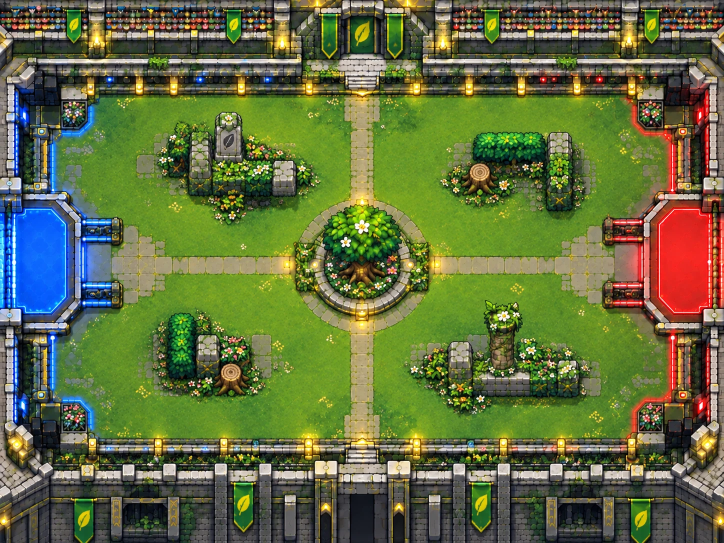
#> input picture tools/arenas/src/grass_orig.webp, 1448 x 1086 px (shown at 1/2 size)
$ python clear_center.py
#> lines starting #> are read from the running program, lines starting #| are printed output that depends on the picture; after the words box and inside, x2 and y2 are one past the last pixel; in counts of white or black regions, pixels touching at a corner belong together
# まんなかの 障害物を 絵から けす（くさの とうぎじょう：まんなかの 木）
#   木の ある まるい ところを、まわりの しばふ と 十字の みち を のばして ぬりつぶす
#   使い方: python3 tools/arenas/clear_center.py → src/grass.webp を かきかえ（もとは src/grass_orig.webp）
import os
from PIL import Image
import numpy as np
HERE = os.path.dirname(os.path.abspath(__file__))
src = Image.open(os.path.join(HERE, 'src', 'grass_orig.webp')).convert('RGB')
#> src is the input picture: PIL image 1448x1086 RGB; mean R, G, B 99.2, 110.6, 64.9
a = np.asarray(src).astype(np.int16).copy(); H, W = a.shape[:2]
#> after `H, W = a.shape[:2]`: H = 1086; W = 1448
cx, cy, rx, ry = 728, 530, 162, 158        # まるい 植えこみ（木と ランプを ふくむ）
VB = (697, 754)                             # たての みち の はば（x）
HB = (502, 553)                             # よこの みち の はば（y）
ys, xs = np.mgrid[0:H, 0:W]
mask = ((xs - cx) / rx) ** 2 + ((ys - cy) / ry) ** 2 <= 1
out = a.copy()
SH = 2 * rx + 12                            # よこに ずらして もってくる きょり
GP, GW, GH = (445, 580), 130, 75               # なにも ない しばふ（お手本）
PV = 50                                     # みちの もようの くりかえし
for y, x in zip(*np.nonzero(mask)):
    inV, inH = VB[0] <= x < VB[1], HB[0] <= y < HB[1]
    if inV and not inH:   # たての みち：すぐ うえ（した）の みちを くりかえす
        top, bot = int(cy - ry) - 4, int(cy + ry) + 4
        sy = top - PV + ((y - top) % PV) if y < cy else bot + ((y - bot) % PV)
        out[y, x] = a[sy, x]
    elif inH:             # よこの みち・こうさてん：ひだり（か みぎ）から
        sx = x - SH if x < cx else x + SH; out[y, x] = a[y, sx]
    else:                 # しばふ：きれいな しばふを かがみ うつしで しきつめる
        px, py = (x - GP[0]) % (2 * GW), (y - GP[1]) % (2 * GH)
        px = px if px < GW else 2 * GW - 1 - px; py = py if py < GH else 2 * GH - 1 - py
        out[y, x] = a[GP[1] + py, GP[0] + px]
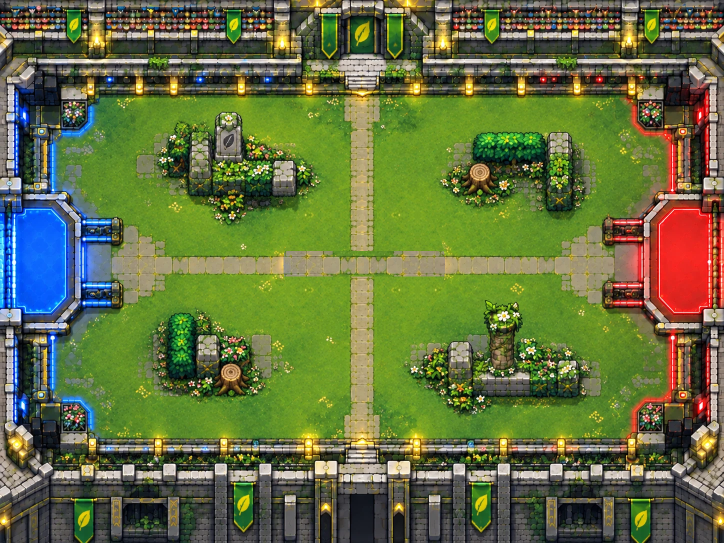
#> out: shape (1086, 1448, 3) int16 (shown at 1/2 size); mean R, G, B 99.7, 111.8, 65
# いろあわせ：まわりの わ と ぬった ところの ふちの へいきんを そろえる（しばふ だけ）
e = ((xs - cx) / rx) ** 2 + ((ys - cy) / ry) ** 2
ring = (e > 1.0) & (e < 1.25); edge = (e > .7) & (e <= 1.0)
path = ((xs >= VB[0]) & (xs < VB[1])) | ((ys >= HB[0]) & (ys < HB[1]))
d = (np.median(a[ring & ~path], 0) - np.median(out[edge & ~path], 0)) * .6
#> d = [-1.2, -0.6, 0]
out[mask & ~path] = (out[mask & ~path] + d).clip(0, 255)
#> out: shape (1086, 1448, 3) int16; 3.11% of pixels changed, all inside (x1, y1, x2, y2) = (568, 375, 889, 686)
# さかいめを なじませる（マスクの ふち 3px を まぜる）
from PIL import ImageFilter
m = Image.fromarray((mask * 255).astype(np.uint8)).filter(ImageFilter.GaussianBlur(7))
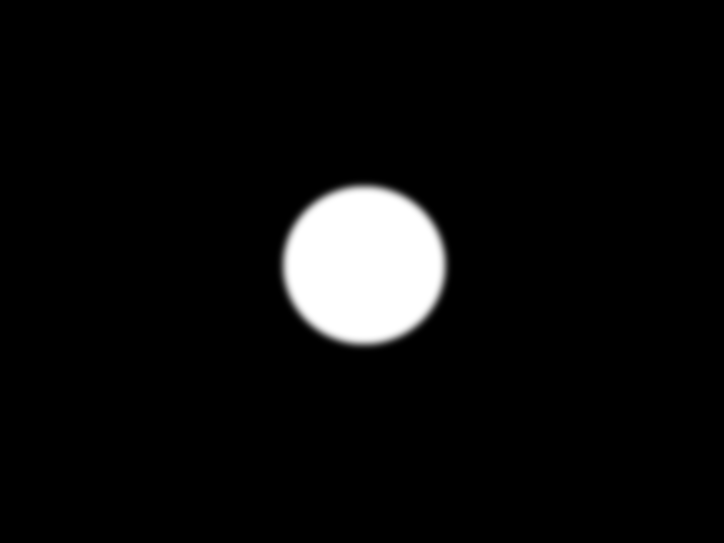
#> m: PIL image 1448x1086 L (shown at 1/2 size); min 0, max 255, mean 13
mf = np.asarray(m).astype(np.float32)[..., None] / 255
res = (out * mf + a * (1 - mf)).clip(0, 255).astype(np.uint8)
Image.fromarray(res).save(os.path.join(HERE, 'src', 'grass.webp'), quality=95)
print('ok')

$ run again, with tools/arenas/src/dragon.webp copied over tools/arenas/src/grass_orig.webp
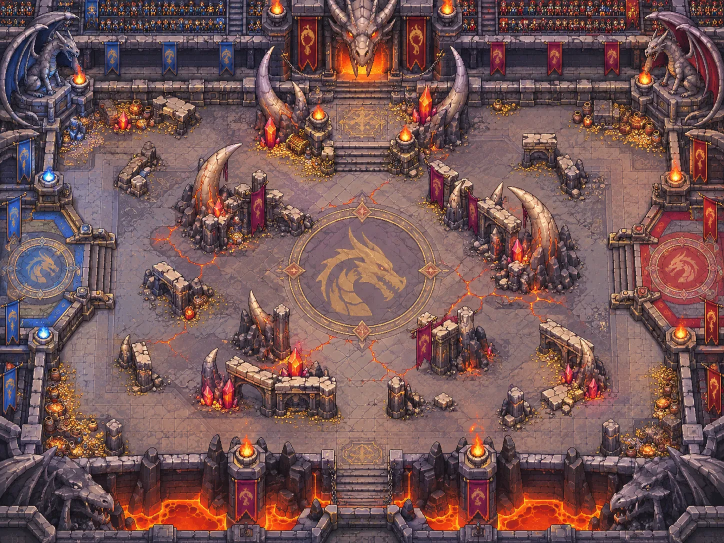
#> input picture tools/arenas/src/dragon.webp, 1448 x 1086 px (shown at 1/2 size)
#> src is the input picture: PIL image 1448x1086 RGB; mean R, G, B 116.3, 84.8, 84.2
#> after the loop `for y, x in zip(*np.nonzero(mask)):`:
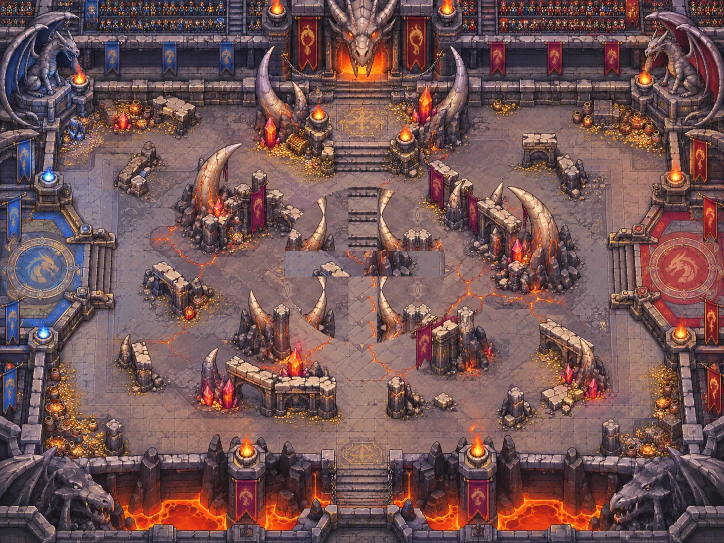
#> out: shape (1086, 1448, 3) int16 (shown at 1/2 size); mean R, G, B 115.6, 84.4, 84.2
#> d = [10.8, 9, 6.6]

$ run again, with tools/arenas/src/elec.webp copied over tools/arenas/src/grass_orig.webp
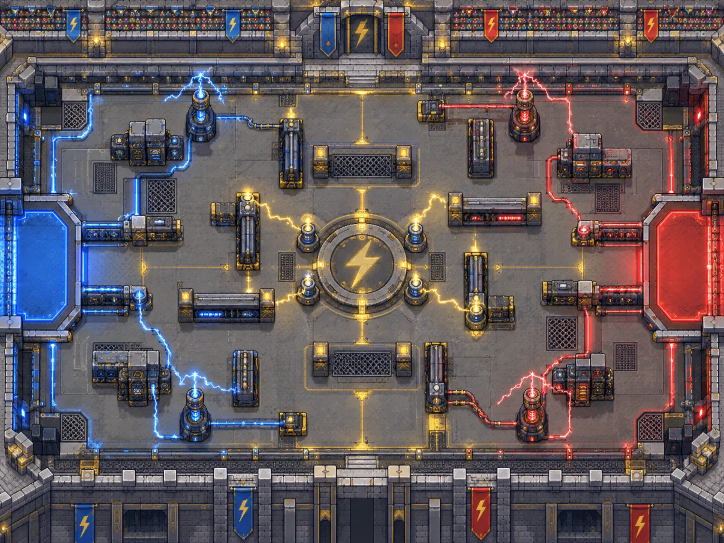
#> input picture tools/arenas/src/elec.webp, 1448 x 1086 px (shown at 1/2 size)
#> src is the input picture: PIL image 1448x1086 RGB; mean R, G, B 97.6, 88.1, 91.9
#> after the loop `for y, x in zip(*np.nonzero(mask)):`:
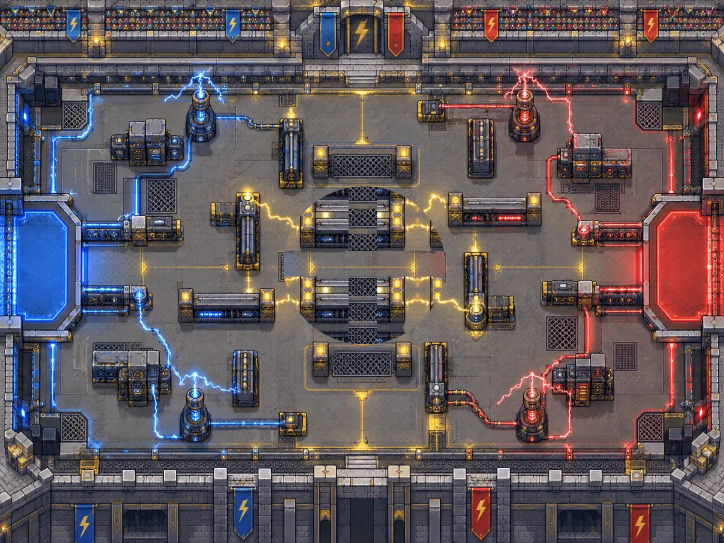
#> out: shape (1086, 1448, 3) int16 (shown at 1/2 size); mean R, G, B 96.6, 87.3, 91.6
#> d = [0, 3.6, 13.2]

$ run again, with tools/arenas/src/fighting.webp copied over tools/arenas/src/grass_orig.webp
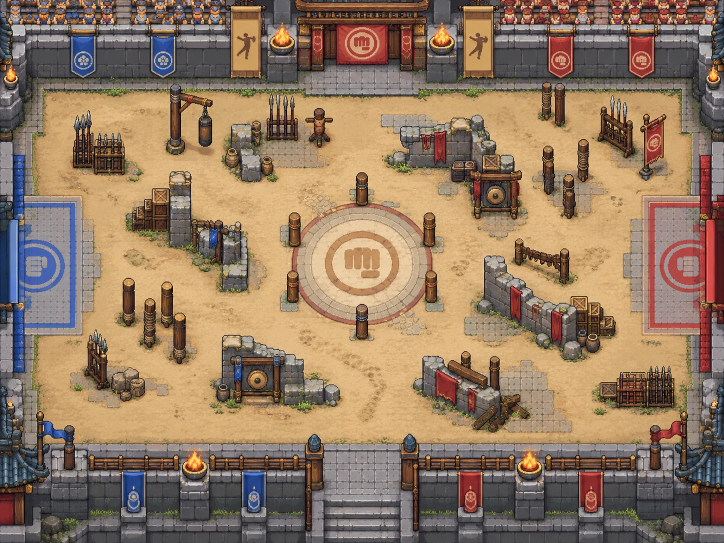
#> input picture tools/arenas/src/fighting.webp, 1448 x 1086 px (shown at 1/2 size)
#> src is the input picture: PIL image 1448x1086 RGB; mean R, G, B 146.1, 121.7, 98.3
#> after the loop `for y, x in zip(*np.nonzero(mask)):`:
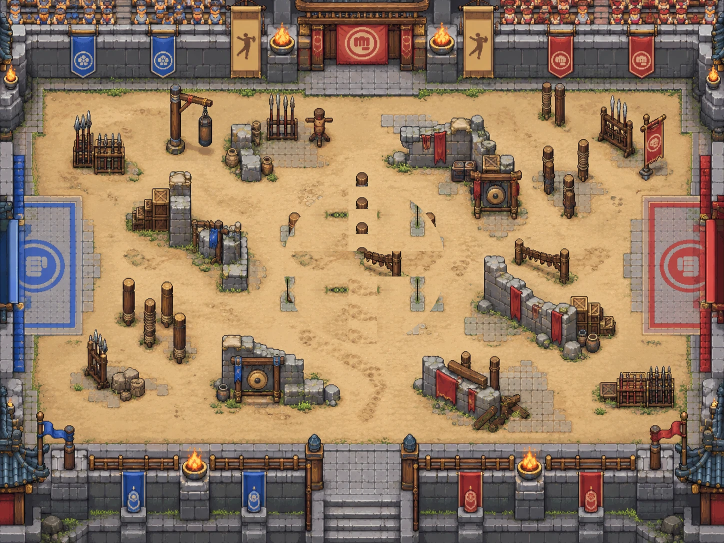
#> out: shape (1086, 1448, 3) int16 (shown at 1/2 size); mean R, G, B 146.8, 122.3, 98.2
#> d = [-1.8, -1.2, 0]
